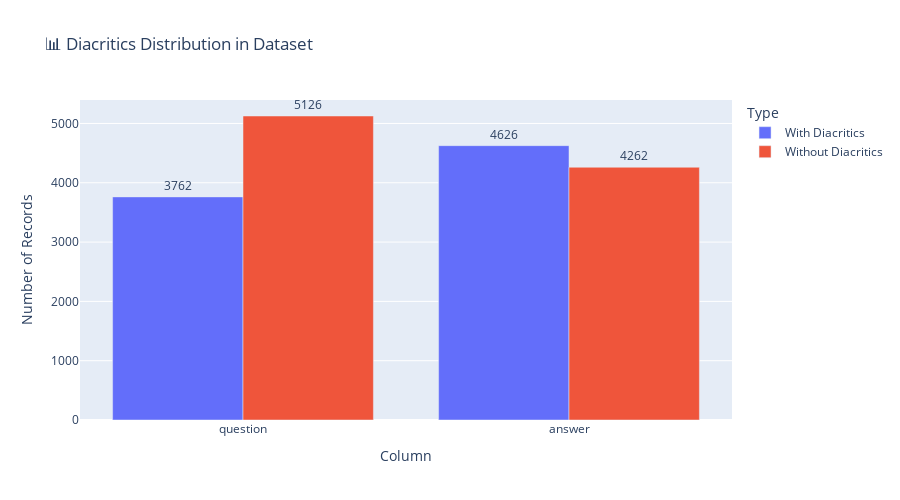
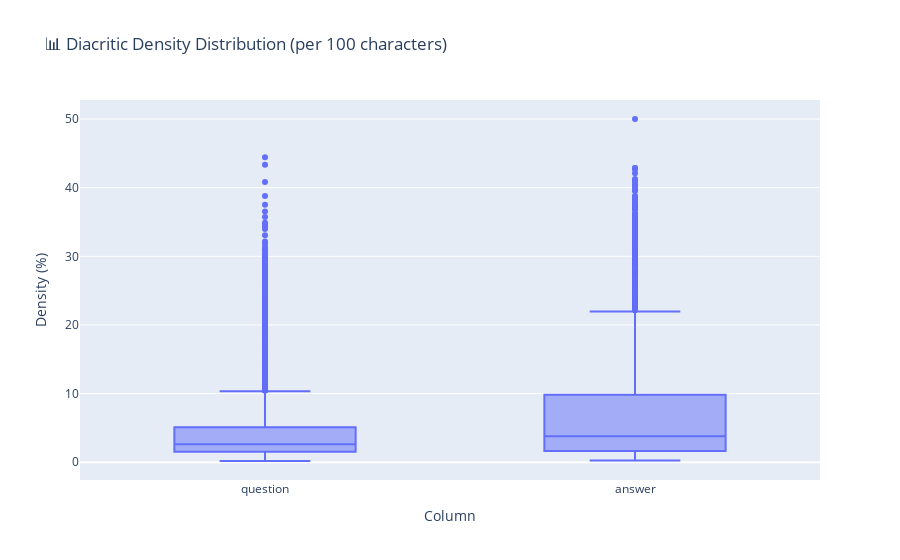

The code cell stored with these charts, in order, in its notebook:
### Markdown cell above
#### 6. Diacritics Analysis For Data Quality Assessment

Arabic diacritics (تشكيل) are optional marks that indicate vowel sounds and pronunciation in Arabic text. During the data exploration phase, we conducted a comprehensive analysis to understand the presence and distribution of diacritics in our dataset.

**What are Arabic Diacritics?**

Diacritics include marks such as:
- Fatha (َ), Damma (ُ), Kasra (ِ) - Short vowels
- Sukun (ْ) - Absence of vowel
- Shadda (ّ) - Consonant doubling
- Tanween (ً، ٌ، ٍ) - Nunation marks

**Analysis Methodology:**

We systematically scanned both `question` and `answer` columns using Unicode character ranges for Arabic diacritics (`\u0617-\u061A\u064B-\u0652`). For each text entry, we:

1. **Detected presence of diacritics** - Identified whether the text contains any diacritical marks
2. **Calculated diacritic density** - Computed the number of diacritics per 100 characters to measure how heavily the text is vocalized
3. **Analyzed distribution patterns** - Examined how diacritics are distributed across questions and answers

**Key Metrics:**

- **Total Records Analyzed:** 8,888 question-answer pairs
- **Records with Diacritics:** [To be determined from analysis output]
- **Records without Diacritics:** [To be determined from analysis output]
- **Average Diacritic Density:** [To be calculated as percentage per 100 characters]

**Why This Matters:**

Understanding diacritic distribution is crucial for several reasons:

1. **Model Training Strategy** - Determines whether to train separate models for diacritized vs. non-diacritized text
2. **Text Normalization** - Informs decisions about whether to preserve or remove diacritics during cleaning
3. **User Experience** - Helps design the RAG system to handle both formal (diacritized) and informal (non-diacritized) Arabic queries
4. **Data Consistency** - Ensures the final dataset has consistent diacritization levels

**Cleaning Approach:**

Our cleaning pipeline produces **two versions** of each text:

- **With diacritics** (`question_with_diacritics`, `answer_with_diacritics`) - Preserves original diacritical marks for formal grammar explanations
- **Without diacritics** (`question_without_diacritics`, `answer_without_diacritics`) - Removes all diacritics using the `remove_diacritics()` method for broader text matching

This dual-format approach allows the RAG system to:
- Match user queries regardless of diacritization
- Provide properly vocalized answers for linguistic accuracy
- Support both formal educational contexts and casual queries

**Visualizations:**

The analysis produces three key visualizations:

1. **Bar Chart** - Shows the distribution of records with vs. without diacritics for both columns
2. **Box Plot** - Displays the density distribution to identify outliers and typical vocalization levels
3. **Summary Table** - Provides exact counts and percentages for quick reference

These insights help the team make informed decisions about diacritic handling in the final RAG system implementation.

### Code cell
def analyze_diacritics(df):
    """
    Comprehensive analysis of Arabic diacritics in the dataset
    """
    
    # Arabic diacritics pattern
    arabic_diacritics = re.compile(r'[\u0617-\u061A\u064B-\u0652]')
    
    results = {
        'question': {'total': 0, 'with_diacritics': 0, 'without_diacritics': 0, 'diacritic_density': []},
        'answer': {'total': 0, 'with_diacritics': 0, 'without_diacritics': 0, 'diacritic_density': []}
    }
    
    # Check each column
    for column in ['question', 'answer']:
        print(f"\n{'='*70}")
        print(f"🔍 Analyzing diacritics in column: {column}")
        print(f"{'='*70}")
        
        rows_with_diacritics = []
        
        for idx, row in df.iterrows():
            text = str(row[column])
            
            # Find all diacritics
            diacritics_found = arabic_diacritics.findall(text)
            
            if diacritics_found:
                # Calculate diacritic density (diacritics per 100 characters)
                density = (len(diacritics_found) / len(text)) * 100 if len(text) > 0 else 0
                
                rows_with_diacritics.append({
                    'id': row.get('id', idx),
                    'text': text,
                    'text_preview': text[:100] + '...' if len(text) > 100 else text,
                    'diacritic_count': len(diacritics_found),
                    'text_length': len(text),
                    'density': density
                })
                
                results[column]['with_diacritics'] += 1
                results[column]['diacritic_density'].append(density)
            else:
                results[column]['without_diacritics'] += 1
        
        results[column]['total'] = len(df)
        
        # Display statistics
        print(f"\n📊 Statistics:")
        print(f"   Total records: {results[column]['total']}")
        print(f"   Records with diacritics: {results[column]['with_diacritics']} ({(results[column]['with_diacritics']/results[column]['total']*100):.2f}%)")
        print(f"   Records without diacritics: {results[column]['without_diacritics']} ({(results[column]['without_diacritics']/results[column]['total']*100):.2f}%)")
        
        if results[column]['diacritic_density']:
            avg_density = sum(results[column]['diacritic_density']) / len(results[column]['diacritic_density'])
            max_density = max(results[column]['diacritic_density'])
            min_density = min(results[column]['diacritic_density'])
            
            print(f"\n📈 Diacritic Density (per 100 characters):")
            print(f"   Average: {avg_density:.2f}")
            print(f"   Maximum: {max_density:.2f}")
            print(f"   Minimum: {min_density:.2f}")
        
        # Display examples
        if rows_with_diacritics:
            print(f"\n📝 Examples with diacritics (first 5):")
            for i, row in enumerate(rows_with_diacritics[:5], 1):
                print(f"\n   {'─'*66}")
                print(f"   【 Example {i} - ID: {row['id']} 】")
                print(f"   Diacritic count: {row['diacritic_count']}")
                print(f"   Density: {row['density']:.2f}%")
                print(f"   Text preview: {row['text_preview']}")
    
    return results


def visualize_diacritics(results):
    """
    Visualize diacritics distribution with charts
    """
    
    # Summary data
    summary_data = []
    for column in ['question', 'answer']:
        summary_data.append({
            'Column': column,
            'Type': 'With Diacritics',
            'Count': results[column]['with_diacritics']
        })
        summary_data.append({
            'Column': column,
            'Type': 'Without Diacritics',
            'Count': results[column]['without_diacritics']
        })
    
    df_summary = pd.DataFrame(summary_data)
    
    # Create bar chart
    fig = px.bar(
        df_summary,
        x='Column',
        y='Count',
        color='Type',
        barmode='group',
        title='📊 Diacritics Distribution in Dataset',
        labels={'Count': 'Number of Records', 'Column': 'Column'},
        text='Count'
    )
    
    fig.update_traces(textposition='outside')
    fig.update_layout(height=500, showlegend=True)
    fig.show()
    
    # Density distribution
    density_data = []
    for column in ['question', 'answer']:
        for density in results[column]['diacritic_density']:
            density_data.append({
                'Column': column,
                'Density': density
            })
    
    if density_data:
        df_density = pd.DataFrame(density_data)
        
        # Box plot
        fig_box = px.box(
            df_density,
            x='Column',
            y='Density',
            title='📊 Diacritic Density Distribution (per 100 characters)',
            labels={'Density': 'Density (%)', 'Column': 'Column'}
        )
        fig_box.show()
    
    # Summary table
    print("\n" + "="*70)
    print("📋 Diacritics Summary:")
    print("="*70)
    
    table_data = []
    for column in ['question', 'answer']:
        with_diac = results[column]['with_diacritics']
        total = results[column]['total']
        table_data.append({
            'Column': column,
            'With Diacritics': with_diac,
            'Without Diacritics': results[column]['without_diacritics'],
            'Percentage (With)': f"{(with_diac/total*100):.2f}%"
        })
    
    df_table = pd.DataFrame(table_data)
    print(df_table.to_string(index=False))


# ============================================
# 🎯 Execute Diacritics Analysis
# ============================================


# Run analysis
diacritics_results = analyze_diacritics(df_raw)

# Visualize results
visualize_diacritics(diacritics_results)

print("\n" + "="*70)
print("🎉 Diacritics analysis completed successfully!")
print("="*70)

### Figure 1 — Plotly figure (JSON) as saved in the notebook; plotly's stock layout.template omitted (floating-point values rounded to 4 significant figures)
{"data": [{"alignmentgroup": "True", "hovertemplate": "Type=With Diacritics<br>Column=%{x}<br>Number of Records=%{text}<extra></extra>", "legendgroup": "With Diacritics", "marker": {"color": "#636efa", "pattern": {"shape": ""}}, "name": "With Diacritics", "offsetgroup": "With Diacritics", "orientation": "v", "showlegend": true, "text": [3762.0, 4626.0], "textposition": "outside", "type": "bar", "x": ["question", "answer"], "xaxis": "x", "y": [3762, 4626], "yaxis": "y"}, {"alignmentgroup": "True", "hovertemplate": "Type=Without Diacritics<br>Column=%{x}<br>Number of Records=%{text}<extra></extra>", "legendgroup": "Without Diacritics", "marker": {"color": "#EF553B", "pattern": {"shape": ""}}, "name": "Without Diacritics", "offsetgroup": "Without Diacritics", "orientation": "v", "showlegend": true, "text": [5126.0, 4262.0], "textposition": "outside", "type": "bar", "x": ["question", "answer"], "xaxis": "x", "y": [5126, 4262], "yaxis": "y"}], "layout": {"barmode": "group", "height": 500, "legend": {"title": {"text": "Type"}, "tracegroupgap": 0}, "showlegend": true, "title": {"text": "📊 Diacritics Distribution in Dataset"}, "xaxis": {"anchor": "y", "domain": [0, 1], "title": {"text": "Column"}}, "yaxis": {"anchor": "x", "domain": [0, 1], "title": {"text": "Number of Records"}}}}

### Figure 2 — Plotly figure (JSON) as saved in the notebook; plotly's stock layout.template omitted (floating-point values rounded to 4 significant figures; data arrays with more than 128 entries replaced by an {"elided": "..."} marker saying what was removed)
{"data": [{"alignmentgroup": "True", "hovertemplate": "Column=%{x}<br>Density (%)=%{y}<extra></extra>", "legendgroup": "", "marker": {"color": "#636efa"}, "name": "", "notched": false, "offsetgroup": "", "orientation": "v", "showlegend": false, "type": "box", "x": {"elided": "8388 str values"}, "x0": " ", "xaxis": "x", "y": {"elided": "8388 float values"}, "y0": " ", "yaxis": "y"}], "layout": {"boxmode": "group", "legend": {"tracegroupgap": 0}, "title": {"text": "📊 Diacritic Density Distribution (per 100 characters)"}, "xaxis": {"anchor": "y", "domain": [0, 1], "title": {"text": "Column"}}, "yaxis": {"anchor": "x", "domain": [0, 1], "title": {"text": "Density (%)"}}}}
